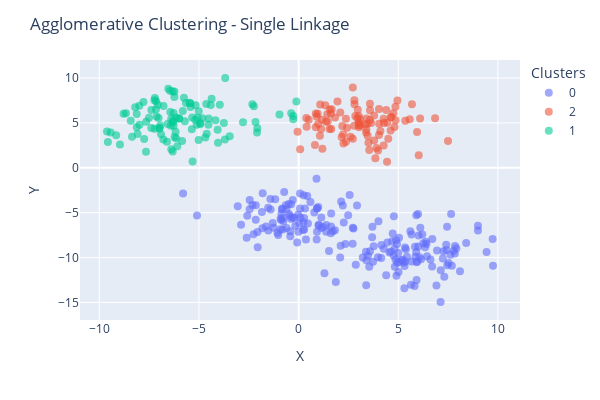

Here is the notebook cell this chart was saved with:
### Code cell
# Apply Agglomerative Clustering with Ward linkage
y_w3 = AgglomerativeClustering(n_clusters=3, linkage='ward').fit_predict(X2)
agg_labels['Ward-3'] = y_w3

cv_X2.plot_clusters(y_w3, title='Agglomerative Clustering - Single Linkage')
